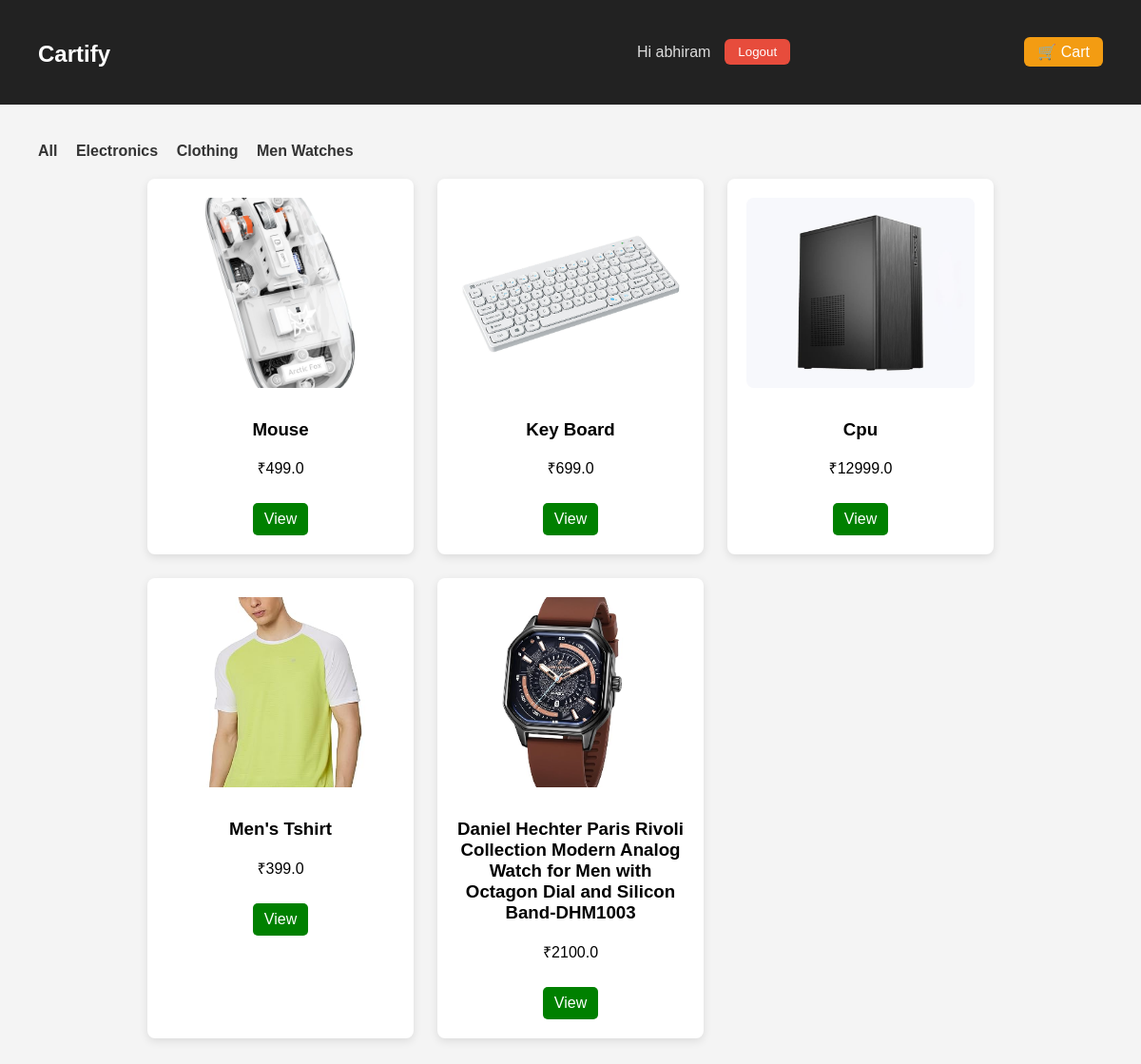
The app's page / (signed in) with its own data.
### Shop/models.py (models this page shows, shortened)
class Category(models.Model):
    name = models.CharField(max_length=200)

class Product(models.Model):
    category = models.ForeignKey(Category, on_delete=models.SET_NULL, null=True, blank=True)
    name = models.CharField(max_length=200)
    price = models.FloatField()
    description = models.TextField()
    image = models.ImageField(upload_to='products/', blank=True, null=True)

### Shop/views.py (the view)
# urls.py: path('', views.home, name='home'),
def home(request):
    category_id = request.GET.get('category')
    if category_id:
        products = Product.objects.filter(category_id=category_id)
    else:
        products = Product.objects.all()
    categories = Category.objects.all()
    return render(request, 'index.html', {
        'products': products,
        'categories': categories
    })

### Shop/templates/index.html
{% extends 'base.html' %}
{% block content %}
<div class="categories">
    <a href="/">All</a>
    {% for category in categories %}
        <a href="/?category={{ category.id }}">{{ category.name }}</a>
    {% endfor %}
</div>
<div class="products">
    {% for product in products %}
        <div class="product">
            {% if product.image %}
                <img src="{{ product.image.url }}" class="product-img">
            {% endif %}
            <h3>{{ product.name }}</h3>
            <p class="price">₹{{ product.price }}</p>
            <a href="{% url 'product_detail' product.id %}" class="btn">View</a>
        </div>
    {% endfor %}
</div>
{% endblock %}

### Shop/templates/base.html (shortened to what this page needs)
{% load static %}
<!DOCTYPE html>
<html>
<head>
    <link rel="stylesheet" href="{% static 'style.css' %}?v=5">
</head>
<body>
<header>
    <h1 class="logo">
        <a href="{% url 'home' %}">Cartify</a>
    </h1>
    <div class="nav-links">
        {% if user.is_authenticated %}
            <span class="welcome">Hi {{ user.username }}</span>
            <form action="{% url 'logout' %}" method="post" style="display:inline;">
                <button type="submit" class="nav-btn logout">Logout</button>
            </form>
        {% else %}
            <a href="{% url 'login' %}" class="nav-btn">Login</a>
            <a href="{% url 'register' %}" class="nav-btn register">Register</a>
        {% endif %}
        <a href="{% url 'cart' %}" class="cart-btn">
            🛒 Cart
        </a>
    </div>
</header>
<div class="container">
    {% block content %}
    {% endblock %}
</div>
</body>
</html>

### static/style.css (style rules this page uses)
body { font-family: Arial, sans-serif; margin: 0; background: #f4f4f4; }
header { background: #333; color: white; padding: 15px 40px; display: flex; justify-content: space-between; align-items: center; }
header a { color: white; text-decoration: none; }
.container { padding: 40px; }
.products { display: grid; grid-template-columns: repeat(auto-fit, minmax(250px, 280px)); gap: 25px; justify-content: center; }
.product { background: white; padding: 20px; border-radius: 8px; box-shadow: 0 3px 10px rgba(0,0,0,0.1); text-align: center; }
.product-img { width: 100%; height: 200px; object-fit: cover; border-radius: 8px; margin-bottom: 10px; }
.btn { background: green; color: white; padding: 8px 12px; text-decoration: none; display: inline-block; margin-top: 10px; border-radius: 5px; }
form { width: 300px; }
.categories { margin-bottom: 20px; }
.categories a { margin-right: 15px; text-decoration: none; font-weight: bold; color: #333; }
header { background: #222; padding: 15px 40px; display: flex; justify-content: space-between; align-items: center; }
.logo a { color: white; text-decoration: none; font-size: 24px; font-weight: bold; }
.nav-links { display: flex; align-items: center; gap: 15px; }
.welcome { color: #ddd; font-weight: 500; }
.nav-btn { background: #444; color: white; padding: 6px 14px; border-radius: 6px; text-decoration: none; font-weight: 500; transition: 0.3s ease; border: none; cursor: pointer; }
.logout { background: #e74c3c; }
.cart-btn { background: #f39c12; color: white; padding: 6px 14px; border-radius: 6px; text-decoration: none; font-weight: 500; transition: 0.3s ease; }

### records on screen
Category: name "Electronics"
Category: name "Clothing"
Category: name "Men Watches"
Product: image (picture), name "Mouse", price "499.0"
Product: image (picture), name "Key Board", price "699.0"
Product: image (picture), name "Cpu", price "12999.0"
Product: image (picture), name "Men's Tshirt", price "399.0"
Product: image (picture), name "Daniel Hechter Paris Rivoli Collection Modern Analog Watch for Men with Octagon Dial and Silicon Band-DHM1003", price "2100.0"

### other values on screen
{{ user.username }} "abhiram"
